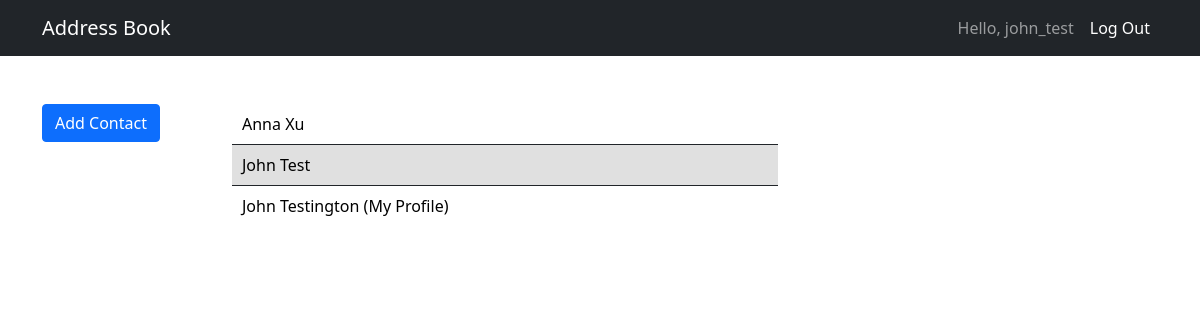
Screenshot of / (signed in) with the database file from the repository.
### directory/models.py (models this page shows, shortened)
class Contact(models.Model):
    first_name = models.CharField(max_length=20)
    last_name = models.CharField(max_length=20)
    email = models.EmailField(blank=True, null=True)
    birthday = models.DateField('Birthday', blank=True, null=True)
    address = AddressField(blank=True, null=True)
    notes = models.TextField('Notes', max_length=500, blank=True)
    username = models.ForeignKey(User, blank=True, null=True, on_delete=models.CASCADE)
    self_contact = models.BooleanField(default=False)

### directory/views.py (the view)
# urls.py: path('', ContactList.as_view(), name='show-contacts'),
class ContactList(LoginRequiredMixin, ListView):
    login_url = reverse_lazy('login')
    context_object_name = 'all_contacts'
    def get_queryset(self):
        return Contact.objects.filter(username=self.request.user)

### directory/templates/directory/contact_list.html
{% extends "base.html" %}
{% load static   %}
{% block extra_head %}
    <link href="{% static 'css/contact_list.css' %}" rel="stylesheet" />
{% endblock %}
{% block content %}
<div class="row">
    <div class="col-2">
        <a class="btn btn-primary" href="{% url 'add-contact' %}" role="button">Add Contact</a>
    </div>
    <div class="col-6">
        {% for contact in all_contacts %}
            <div class="contactrow {% cycle '' 'altrow' %}">
                {% if contact.self_contact == False %}
                    <a href="{% url 'contact-detail' contact.id %}">{{ contact.first_name }} {{ contact.last_name }}</a>
                {% else %}
                    <a href="{% url 'contact-detail' contact.id %}">{{ contact.first_name }} {{ contact.last_name }} (My Profile)</a>
                {% endif %}
            </div>
        {% endfor %}
    </div>
</div>
{% endblock content %}

### AB_site/templates/base.html (shortened to what this page needs)
{% load static %}
<!DOCTYPE html>
<html lang="en">
    <head>
        <link href="{% static 'css/styles.css' %}" rel="stylesheet" />
        {% block extra_head %}{% endblock %}
    </head>
    <body>
        <nav class="navbar navbar-expand-lg navbar-dark bg-dark">
            <div class="container">
                <a class="navbar-brand" href="/">Address Book</a>
                <div class="collapse navbar-collapse" id="navbarSupportedContent">
                    <ul class="navbar-nav ms-auto mb-2 mb-lg-0">
                        {% if user.is_authenticated %}
                            <li class="nav-item"><a class="nav-link" aria-current="page">Hello, {{ user.username }}</a></li>
                            <li class="nav-item"><a class="nav-link active" aria-current="page" href="{% url 'logout' %}?next=/">Log Out</a></li>
                        {% else %}
                            <li class="nav-item"><a class="nav-link active" aria-current="page" href="{% url 'login' %}?next=/">Log in</a></li>
                        {% endif %}
                    </ul>
                </div>
            </div>
        </nav>
        <div class="container">
            <div class="mt-5">
                {% block content %}{% endblock content %}
            </div>
        </div>
    </body>
</html>

### AB_site/static/css/contact_list.css (style rules this page uses)
.contactrow { padding: 8px 10px; border-top: 1px solid; }
.contactrow:first-child { border-top: none; }
.altrow { background-color: #e0e0e0; }
.contactrow a { color: black; text-decoration: none; }

### rows the page displays
Contact: first_name "Anna", last_name "Xu"
Contact: first_name "John", last_name "Test"
Contact: first_name "John", last_name "Testington"

### other values shown
{{ user.username }} "john_test"
